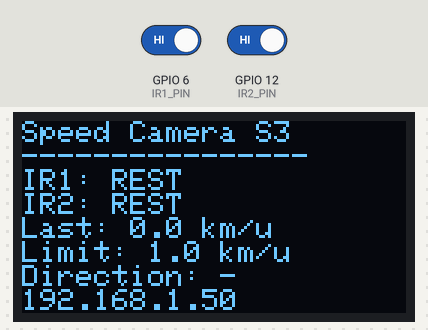
A sketch run on a simulated ESP32-S3. On the bench: 128×64 one-colour display. The test bench sets the inputs (shaded band); at power-on: GPIO 6 (IR1_PIN) HIGH, GPIO 12 (IR2_PIN) HIGH. WiFi joins after 1.5 s; servers stay silent unless stated; what the sketch prints to the serial monitor is not drawn.

Above: at 3.0 s.
3.1 s: GPIO 6 (IR1_PIN) driven LOW
At 4.3 s:
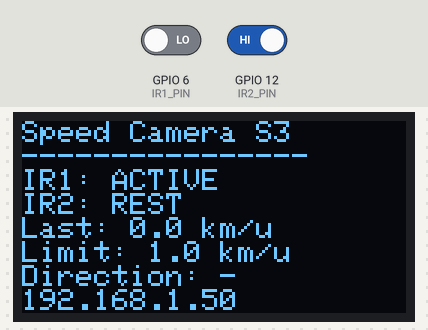
4.7 s: GPIO 12 (IR2_PIN) driven LOW
At 6.0 s:
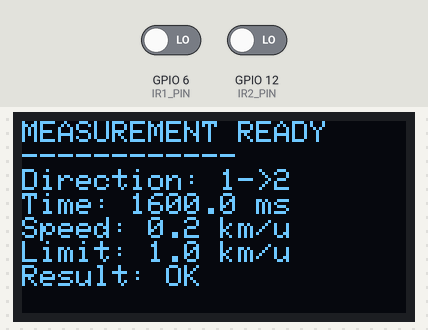
7.7 s: GPIO 6 (IR1_PIN) driven HIGH
At 8.5 s:
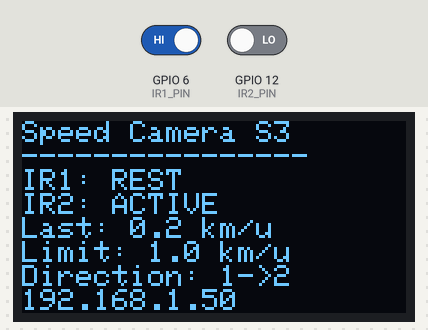
9.3 s: GPIO 12 (IR2_PIN) driven HIGH
At 10.6 s:
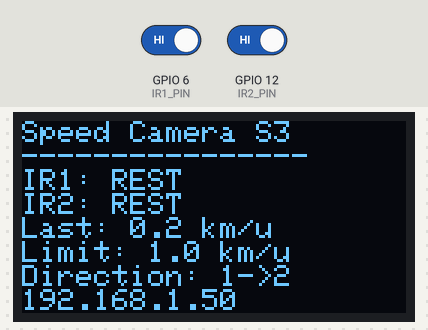
10.9 s: GPIO 6 (IR1_PIN) driven LOW
At 11.5 s:
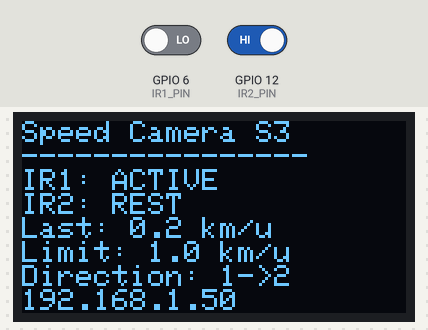
12.5 s: GPIO 12 (IR2_PIN) driven LOW
At 15.1 s:
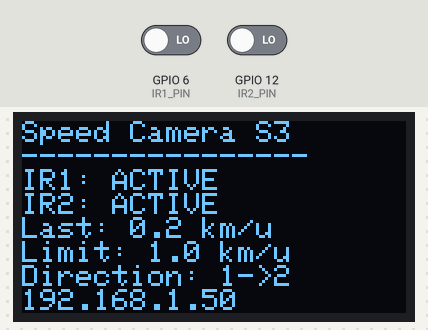
Timing chart, 0 to 16.5 s (numbered marks = the images above; inputs shaded):
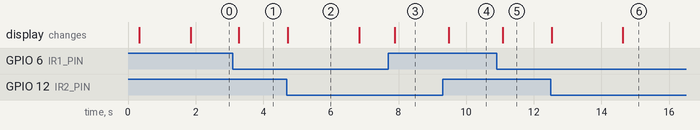

Measured:
- after the input at 3.1 s, the display: changes after 0.17 s (image 1)
- after the input at 4.7 s, the display: changes at once (image 2)
- after the input at 7.7 s, the display: changes after 0.19 s (image 3)
- after the input at 9.3 s, the display: changes after 0.19 s (image 4)
- after the input at 10.9 s, the display: changes after 0.18 s (image 5)
- after the input at 12.5 s, the display: first changes at once (image 6 shows a later state)
- what the display in image 2 shows lasts 2.1 s, from 4.7 s to 6.8 s

The sketch:

speed_camera_s3.ino
```cpp
#include <Wire.h>
#include <WiFi.h>
#include <Adafruit_GFX.h>
#include <Adafruit_SSD1306.h>

#define IR1_PIN 6
#define IR2_PIN 12
#define OLED_SDA_PIN 17
#define OLED_SCL_PIN 46

#define SCREEN_WIDTH 128
#define SCREEN_HEIGHT 64
#define OLED_ADDR 0x3C

#define IR_ACTIVE_STATE LOW

#define SENSOR_DISTANCE_M 0.10f
#define SPEED_LIMIT_KMH 1.0f

#define PASS_TIMEOUT_US 2000000UL
#define MEASUREMENT_COOLDOWN_MS 500
#define RESULT_SCREEN_HOLD_MS 2000

const char* CAM_WIFI_SSID = "ESP32CAM_CAPTURE";
const char* CAM_WIFI_PASS = "12345678";
const char* CAM_IP = "192.168.4.1";
const uint16_t CAM_PORT = 80;

TwoWire speedCameraWire = TwoWire(0);
Adafruit_SSD1306 display(SCREEN_WIDTH, SCREEN_HEIGHT, &speedCameraWire, -1);
bool displayReady = false;

enum MeasureState { IDLE, WAIT_FOR_SECOND_SENSOR };

MeasureState measureState = IDLE;
int firstSensor = 0;
unsigned long tStartUs = 0;

bool lastIr1Active = false;
bool lastIr2Active = false;

float lastSpeedKmh = 0.0f;
bool lastTooFast = false;
String lastDirection = "-";
unsigned long lastEventMs = 0;
unsigned long lastMeasurementDoneMs = 0;

unsigned long lastUiRefresh = 0;

bool sensorActive(int pin) {
  return digitalRead(pin) == IR_ACTIVE_STATE;
}

void connectToCamWiFi() {
  WiFi.mode(WIFI_STA);
  WiFi.begin(CAM_WIFI_SSID, CAM_WIFI_PASS);

  unsigned long startAttempt = millis();

  while (WiFi.status() != WL_CONNECTED && millis() - startAttempt < 15000) {
    delay(500);
    Serial.print(".");
  }
}

bool ensureWiFiConnected() {
  if (WiFi.status() == WL_CONNECTED) {
    return true;
  }

  WiFi.disconnect();
  WiFi.begin(CAM_WIFI_SSID, CAM_WIFI_PASS);

  unsigned long startAttempt = millis();
  while (WiFi.status() != WL_CONNECTED && millis() - startAttempt < 5000) {
    delay(250);
    Serial.print(".");
  }

  return WiFi.status() == WL_CONNECTED;
}

void triggerCameraOverWiFi() {

  if (!ensureWiFiConnected()) {
    return;
  }

  WiFiClient client;

  if (!client.connect(CAM_IP, CAM_PORT)) {
    return;
  }

  client.print(String("GET /capture HTTP/1.1\r\n") + "Host: " + CAM_IP + "\r\n" +
               "Connection: close\r\n\r\n");

  unsigned long timeout = millis();
  while (client.connected() && millis() - timeout < 2000) {
    while (client.available()) {
      String line = client.readStringUntil('\n');
      Serial.println(line);
      timeout = millis();
    }
  }

  client.stop();
}

void drawStatusScreen(bool ir1, bool ir2) {

  display.clearDisplay();
  display.setTextSize(1);
  display.setTextColor(SSD1306_WHITE);
  display.setCursor(0, 0);

  display.println("Speed Camera S3");
  display.println("----------------");

  display.print("IR1: ");
  display.println(ir1 ? "ACTIVE" : "REST");

  display.print("IR2: ");
  display.println(ir2 ? "ACTIVE" : "REST");

  display.print("Last: ");
  display.print(lastSpeedKmh, 1);
  display.println(" km/u");

  display.print("Limit: ");
  display.print(SPEED_LIMIT_KMH, 1);
  display.println(" km/u");

  display.print("Direction: ");
  display.println(lastDirection);

  if (WiFi.status() == WL_CONNECTED) {
    display.println(WiFi.localIP().toString().c_str());
  } else {
    display.println("WiFi: offline");
  }

  display.display();
}

void drawMeasurementScreen(float speedKmh, bool tooFast, const String& direction,
                           unsigned long dtUs) {

  display.clearDisplay();
  display.setTextSize(1);
  display.setTextColor(SSD1306_WHITE);
  display.setCursor(0, 0);

  display.println("MEASUREMENT READY");
  display.println("------------");

  display.print("Direction: ");
  display.println(direction);

  display.print("Time: ");
  display.print(dtUs / 1000.0f, 1);
  display.println(" ms");

  display.print("Speed: ");
  display.print(speedKmh, 1);
  display.println(" km/u");

  display.print("Limit: ");
  display.print(SPEED_LIMIT_KMH, 1);
  display.println(" km/u");

  if (tooFast) {
    display.println("Result: TOO FAST!");
  } else {
    display.println("Result: OK");
  }

  display.display();
}

void resetMeasurement() {
  measureState = IDLE;
  firstSensor = 0;
  tStartUs = 0;
}

void processMeasurement(int fromSensor, int toSensor, unsigned long dtUs) {
  if (dtUs == 0) {
    resetMeasurement();
    return;
  }

  float dtSeconds = dtUs / 1000000.0f;
  float speedMs = SENSOR_DISTANCE_M / dtSeconds;
  float speedKmh = speedMs * 3.6f;
  bool tooFast = speedKmh > SPEED_LIMIT_KMH;

  lastSpeedKmh = speedKmh;
  lastTooFast = tooFast;
  lastDirection = (fromSensor == 1 && toSensor == 2) ? "1->2" : "2->1";
  lastEventMs = millis();
  lastMeasurementDoneMs = millis();

  drawMeasurementScreen(speedKmh, tooFast, lastDirection, dtUs);

  if (tooFast) {
    triggerCameraOverWiFi();
  }

  resetMeasurement();
}

void setup() {
  Serial.begin(115200);
  delay(300);

  pinMode(IR1_PIN, INPUT);
  pinMode(IR2_PIN, INPUT);

  speedCameraWire.begin(OLED_SDA_PIN, OLED_SCL_PIN);

  display.begin(SSD1306_SWITCHCAPVCC, OLED_ADDR);

  connectToCamWiFi();

  drawStatusScreen(false, false);

  lastIr1Active = sensorActive(IR1_PIN);
  lastIr2Active = sensorActive(IR2_PIN);
}

void loop() {
  bool ir1 = sensorActive(IR1_PIN);
  bool ir2 = sensorActive(IR2_PIN);

  bool edge1 = ir1 && !lastIr1Active;
  bool edge2 = ir2 && !lastIr2Active;

  bool inCooldown = (millis() - lastMeasurementDoneMs) < MEASUREMENT_COOLDOWN_MS;

  switch (measureState) {
  case IDLE:
    if (!inCooldown) {
      if (edge1 && !ir2) {
        firstSensor = 1;
        tStartUs = micros();
        measureState = WAIT_FOR_SECOND_SENSOR;
      } else if (edge2 && !ir1) {
        firstSensor = 2;
        tStartUs = micros();
        measureState = WAIT_FOR_SECOND_SENSOR;
      }
    }
    break;

  case WAIT_FOR_SECOND_SENSOR: {
    unsigned long elapsedUs = micros() - tStartUs;

    if (elapsedUs > PASS_TIMEOUT_US) {
      resetMeasurement();
    } else if (firstSensor == 1 && edge2) {
      processMeasurement(1, 2, elapsedUs);
    } else if (firstSensor == 2 && edge1) {
      processMeasurement(2, 1, elapsedUs);
    }
    break;
  }
  }

  if (millis() - lastUiRefresh > 150) {
    if ((millis() - lastEventMs) >= RESULT_SCREEN_HOLD_MS) {
      drawStatusScreen(ir1, ir2);
    }
    lastUiRefresh = millis();
  }

  lastIr1Active = ir1;
  lastIr2Active = ir2;
}
```
